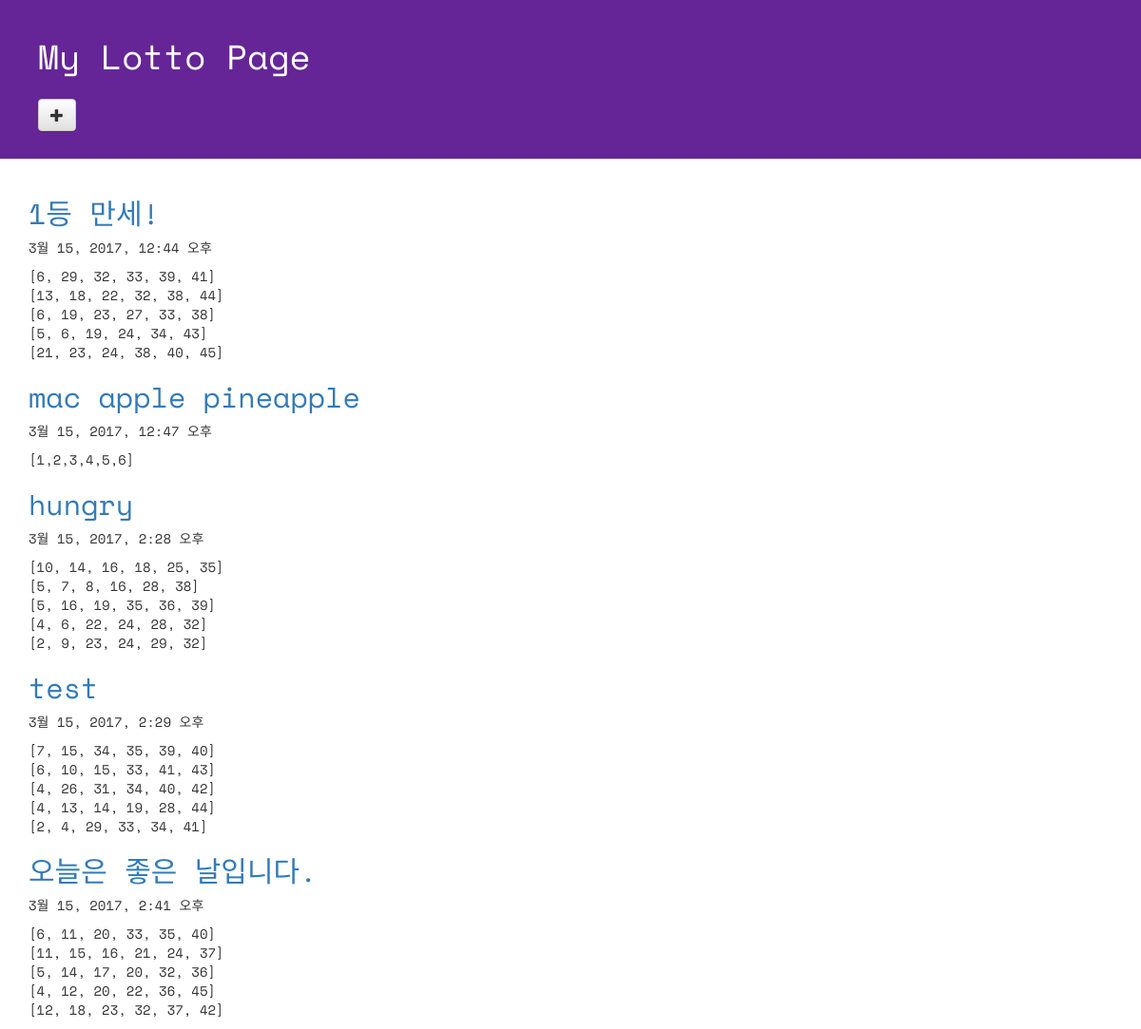
Page /lotto/ on the committed database.
### lotto/models.py (models this page shows, shortened)
class GuessNumbers(models.Model):
    name = models.CharField(max_length = 24)
    lottos = models.CharField(max_length = 255, default = '[1,2,3,4,5,6]')
    text = models.CharField(max_length = 255)
    num_lotto = models.IntegerField(default = 5)
    update_date = models.DateTimeField()

### lotto/views.py (the view)
# urls.py: url(r'^lotto/$', views.index, name='index'),
def index(request):
    lottos = GuessNumbers.objects.all()
    return render(request, "./lotto/default.html", {"lottos": lottos})

### lotto/templates/lotto/default.html (shortened to what this page needs)
<!DOCTYPE html>
{% load staticfiles %}
<html lang="ko">
<head>
  <link rel="stylesheet" href="//maxcdn.bootstrapcdn.com/bootstrap/3.2.0/css/bootstrap.min.css">
  <link rel="stylesheet" href="//maxcdn.bootstrapcdn.com/bootstrap/3.2.0/css/bootstrap-theme.min.css">
  <link rel="stylesheet" href="{% static './css/lotto.css'%}">
</head>
<body>
  <div class="page-header">
  <h1>My Lotto Page</h1>
  <h2> <a href="{% url 'new_lotto' %}">
    <span class="glyphicon glyphicon-plus btn btn-default"></span></a></h2>
  </div>
  <div class="container lotto">
    {% for lotto in lottos %}
    <h2><a href="{% url 'detail' lottokey=lotto.pk %}">{{lotto.text}}</a></h2>
    <p> {{lotto.update_date}}</p>
    <p> {{lotto.lottos|linebreaksbr}}</p>
    {% endfor %}
  </div>
</body>
</html>

### lotto/static/css/lotto.css (style rules this page uses)
.page-header { background-color: #652596; margin-top: 0; padding: 20px 20px 20px 40px; font-family: 'Space Mono', monospace; }
.page-header h1 { color: #FFFFFF; }
.container { font-family: 'Space Mono', monospace; }
.container h2 { color: #b9f442; }

### rows in the picture
GuessNumbers: text "1등 만세!", update_date "3월 15, 2017, 12:44 오후", lottos "[6, 29, 32, 33, 39, 41] [13, 18, 22, 32, 38, 44] [6, 19, 23, 27, 33, 38] [5, 6, 19, 24, 34, 43] [21, 23, 24, 38, 40, 45]"
GuessNumbers: text "mac apple pineapple", update_date "3월 15, 2017, 12:47 오후", lottos "[1,2,3,4,5,6]"
GuessNumbers: text "hungry", update_date "3월 15, 2017, 2:28 오후", lottos "[10, 14, 16, 18, 25, 35] [5, 7, 8, 16, 28, 38] [5, 16, 19, 35, 36, 39] [4, 6, 22, 24, 28, 32] [2, 9, 23, 24, 29, 32]"
GuessNumbers: text "test", update_date "3월 15, 2017, 2:29 오후", lottos "[7, 15, 34, 35, 39, 40] [6, 10, 15, 33, 41, 43] [4, 26, 31, 34, 40, 42] [4, 13, 14, 19, 28, 44] [2, 4, 29, 33, 34, 41]"
GuessNumbers: text "오늘은 좋은 날입니다.", update_date "3월 15, 2017, 2:41 오후", lottos "[6, 11, 20, 33, 35, 40] [11, 15, 16, 21, 24, 37] [5, 14, 17, 20, 32, 36] [4, 12, 20, 22, 36, 45] [12, 18, 23, 32, 37, 42]"
